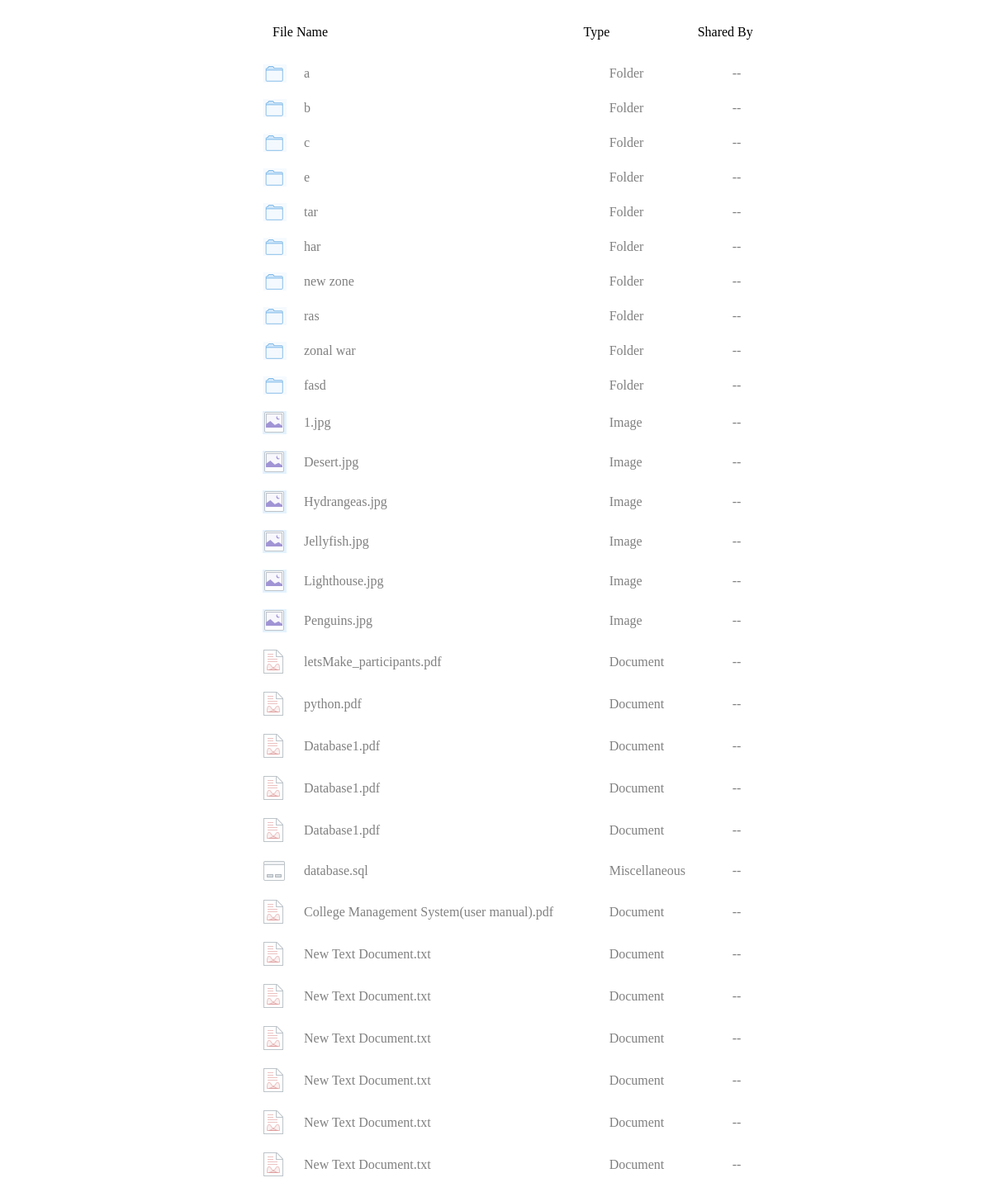
The page /search.php (signed in) on the database its author committed.
### tables this page shows
CREATE TABLE `filesystem` (
  `file_id` int(10) NOT NULL,
  `file_name` varchar(50) NOT NULL,
  `owner` varchar(50) NOT NULL,
  `shared_by` mediumtext,
  `file_hash` varchar(50) DEFAULT NULL,
  `directory_path` varchar(100) NOT NULL,
  `isFolder` varchar(45) NOT NULL
);

### FileList.php (the view, shortened to what this page needs)
<?php
    $name = $row['file_name'];
        if(!(substr($name, 0, 6) == "dwalin"))
        {
            $temp = explode(".", $row['file_name']);
            $ext = end($temp);
            $ext = strtolower($ext);
            echo '<tr class="border_bottom" id="'.$row['file_name'].'" onclick="showopt(\''.$row['file_name'].'\')"><td width="5%" class="data">';
            if($ext=="png"||$ext=="jpg"||$ext=="jpeg"||$ext=="gif")
                echo "<img src='images/picture1.png'>";
             elseif($ext=="doc"|| $ext == "txt" || $ext=="pdf"||$ext=="PDF"||$ext=="ppt"||$ext=="pps"||$ext=="pptx"||$ext=="sdf"||$ext=="dat"||$ext=="docx"||$ext=="log"||$ext=="msg"||$ext=="odt"||$ext=="pages"||$ext=="rtf"||$ext=="tex"||$ext=="txt"||$ext=="wpd"||$ext=="wps")
                 echo "<img src='images/document2.png'>";
             elseif($ext=="exe"||$ext=="exe.config")
                 echo "<img src='images/exec1.png'>";
             elseif($ext=="tar"||$ext=="zip"||$ext=="tar2012"||$ext=="7z"||$ext=="rar")
                echo "<img src='images/compressed.png'>";
            else
                 echo "<img src='images/exec1.png'>";
            echo"</td>";
           if($ext=="png"||$ext=="jpg"||$ext=="jpeg"||$ext=="gif")
            {
                echo '<td width="50%"><a class="go" id ="fo" href="files/'.$row['file_id'].'.'.$ext.'" data-lightbox="example-1">'.$row['file_name']."</a>";
            }
            else{
                 echo '<td width="50%"><a  class="go" id ="fo" href="#register" onclick="run_leanmodalOther(\'files/'.$row['file_id'].'.'.$ext.'\');" >'.$row['file_name']."</a>";
            }
            echo "</td>";
            echo'<td width="20%" class="data">';
            if($ext=="png"||$ext=="jpg"||$ext=="jpeg"||$ext=="gif")
                echo 'Image';
            elseif($ext=="doc"||$ext == "txt"||$ext=="pdf"||$ext=="PDF"||$ext=="ppt"||$ext=="pps"||$ext=="pptx"||$ext=="sdf"||$ext=="dat"||$ext=="docx"||$ext=="log"||$ext=="msg"||$ext=="odt"||$ext=="pages"||$ext=="rtf"||$ext=="tex"||$ext=="txt"||$ext=="wpd"||$ext=="wps")
                echo 'Document';
            elseif($ext=="exe"||$ext=="exe.config")
                echo 'Executable';
            elseif($ext=="tar"||$ext=="zip"||$ext=="tar2012"||$ext=="7z"||$ext=="rar")
                echo 'Compressed';
            else
                echo 'Miscellaneous';
            echo"</td >";
            echo'<td width="25%" class="data">';
            if($row['shared_by'])
            {
                echo $row['shared_by'];
            }
            else
            {
                echo "--";
            }
            echo"</td>";
            echo "</tr>";
        }
        else{
            $folder_name = substr($name, 6) ;
            $folder_name = str_replace("_", " ", $folder_name);
            echo '<tr class="border_bottom"><td width="5%" class="data"><img src="images/folder.png" /></td><td class="data" width="50%" onclick="getFiles(\''.$folder.substr($name, 6).'!\')">';
            echo $folder_name."<br>";
            echo "</td>";
            echo'<td class="data" width="20%">';
            echo "Folder";
            echo"</td >";
            echo '<td class="data" width="25%">';
            if($row['shared_by'])
            {
                echo $row['shared_by'];
            }
            else
            {
                echo "--";
            }
            echo"</td>";
            echo "</tr>";
        }
?>

### search.php (shortened to what this page needs)
<?php
    echo '<link rel="stylesheet" href="css/dropdown.css" type="text/css">';
    $user = $_SESSION['user'];
    $key = $_GET['key'];
    $query = "SELECT * FROM filesystem WHERE owner='$user' ORDER BY isFolder DESC";
    $con=mysqli_connect("localhost","root","r00tpass","mysql_db");
    $result = mysqli_query($con, $query);
    echo '<div style="margin-top:-10px">';
    echo '<div class="tablehead">';
    echo '
        <table width="79%" cellpadding="8px" class="heading">
            <tr id="row_id" class="border_bottom">
            <td width="55%">File Name</td>
            <td width="20%">Type</td>
            <td >Shared By</td>
            <tr>
        </table><br>
    ';
    echo '</div>';
    echo '<div class="tables">';
    echo '<table width="80%" cellpadding="10px" class="table">';
    while($row = mysqli_fetch_array($result))
    {
        $name = strtolower($row['file_name']);
        $key = strtolower($key);
        if((substr($name, 0, 6) == "dwalin"))
            $name = substr($name, 6);
        $cond1 = strpos($name,$key);
        if($cond1 !== FALSE)
          $cond1 = TRUE;
        if($cond1 === TRUE){
            include 'FileList.php';
        }
    }
    $query = "SELECT * FROM filesystem WHERE owner='$user' ORDER BY isFolder DESC";
    $result = mysqli_query($con, $query);
    while($row = mysqli_fetch_array($result))
    {
        $cond2  = FALSE;
        $key = strtolower($key);
        $temp = explode(".", $row['file_name']);
            $ext = count($temp) == 2? end($temp):'bla';
        if($ext=='txt'){
            $cond2 = search('files/'.$row['file_id'].'.txt',$key);
        }
        if($cond2 === TRUE){
            include 'FileList.php';
        }
    }
    echo "</table>";
    echo '</div>';
    echo '</div>';
     function search($Filename , $keyword){
    		$x = FALSE ;
            $data = strtolower(file_get_contents($Filename));
			$Pos = strpos($data,$keyword);
            if($Pos !== FALSE){
				$x = TRUE ;
    		}
			return $x ;
	}
?>

### css/dropdown.css (style rules this page uses)
.tables { margin-left: 300px; margin-top: -20px; overflow-y: scroll; overflow-x:hidden; }
.table { height:0px; overflow-y: scroll; overflow-x:hidden; border-spacing: 0px; width: 85%; }
.go { text-decoration: none; color: grey; }
.tablehead { margin-left: 312px; margin-top: 30px; color: grey; font-weight: bold; }
.data { color:grey; }
.heading { margin-bottom: 10px; }

### rows shown on the page
filesystem: file_name "a"
filesystem: file_name "b"
filesystem: file_name "c"
filesystem: file_name "e"
filesystem: file_name "tar"
filesystem: file_name "har"
filesystem: file_name "new zone"
filesystem: file_name "ras"
filesystem: file_name "zonal war"
filesystem: file_name "fasd"
filesystem: file_name "1.jpg", shows "Image"
filesystem: file_name "Desert.jpg", shows "Image"
filesystem: file_name "Hydrangeas.jpg", shows "Image"
filesystem: file_name "Jellyfish.jpg", shows "Image"
filesystem: file_name "Lighthouse.jpg", shows "Image"
filesystem: file_name "Penguins.jpg", shows "Image"
filesystem: file_name "letsMake_participants.pdf", shows "Document"
filesystem: file_name "python.pdf", shows "Document"
filesystem: file_name "Database1.pdf", shows "Document"
filesystem: file_name "Database1.pdf", shows "Document"
filesystem: file_name "Database1.pdf", shows "Document"
filesystem: file_name "database.sql", shows "Miscellaneous"
filesystem: file_name "College Management System(user manual).pdf", shows "Document"
filesystem: file_name "New Text Document.txt"
filesystem: file_name "New Text Document.txt"
filesystem: file_name "New Text Document.txt"
